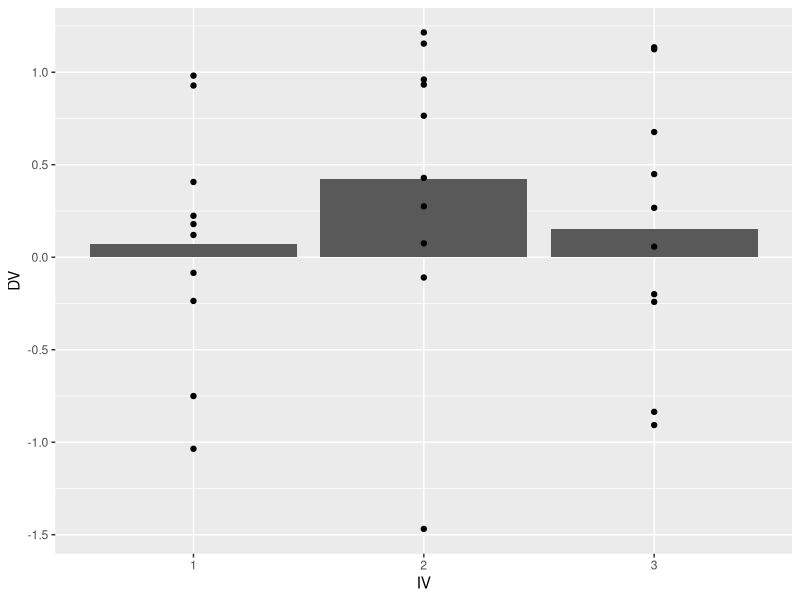
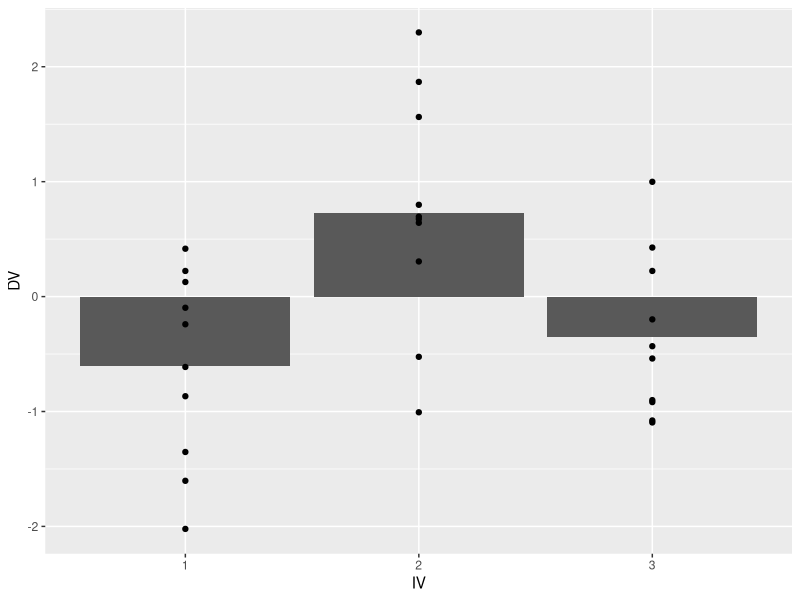
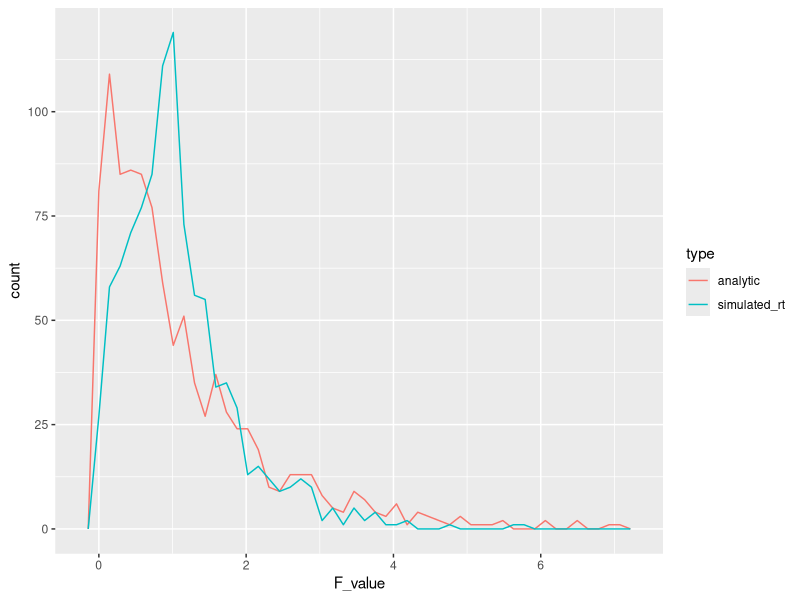

The R source for these figures, in order:
## ---- chunk 1
knitr::opts_chunk$set(echo = TRUE)
## ---- chunk 2

library(tibble)
library(ggplot2)

levels <- 3
n_per_level <- 10

critical_value<-qf(.95,2,27)

for(i in 1:1000){
random_data <- tibble(subjects = 1:(levels*n_per_level),
                      IV = as.factor(rep(1:levels, each = n_per_level)),
                      DV = rnorm(levels*n_per_level, 0, 1))
aov.out <- aov(DV ~ IV, data = random_data)
simulated_F <- summary(aov.out)[[1]]$`F value`[1]


if (simulated_F<critical_value) break}

summary(aov.out)

ggplot(random_data,aes(x=IV,y=DV))+geom_bar(stat="summary",fun="mean")+geom_point()

## ---- chunk 3

library(tibble)
library(ggplot2)

levels <- 3
n_per_level <- 10

critical_value<-qf(.95,2,27)

for(i in 1:1000){
random_data <- tibble(subjects = 1:(levels*n_per_level),
                      IV = as.factor(rep(1:levels, each = n_per_level)),
                      DV = rnorm(levels*n_per_level, 0, 1))
aov.out <- aov(DV ~ IV, data = random_data)
simulated_F <- summary(aov.out)[[1]]$`F value`[1]


if (simulated_F>critical_value) break}

simulated_F>critical_value

summary(aov.out)

ggplot(random_data,aes(x=IV,y=DV))+geom_bar(stat="summary",fun="mean")+geom_point()

## ---- chunk 4
library(tibble)
library(ggplot2)

levels <- 3
n_per_level <- 10

save_F_values <- length(1000)

for(i in 1:1000){
random_data <- tibble(subjects = 1:(levels*n_per_level),
                      IV = as.factor(rep(1:levels, each = n_per_level)),
                      DV = rt(levels*n_per_level, 1)
                      )
aov.out <- aov(DV ~ IV, data = random_data)
simulated_F <- summary(aov.out)[[1]]$`F value`[1]
save_F_values[i] <- simulated_F
}



F_comparison <- tibble(type = rep(c("analytic","simulated_rt"), each = 1000),
                        F_value = c(rf(1000,levels-1,(levels*n_per_level)-levels),save_F_values))

ggplot(F_comparison, aes(x=F_value, color=type))+
  geom_freqpoly(bins=50)


